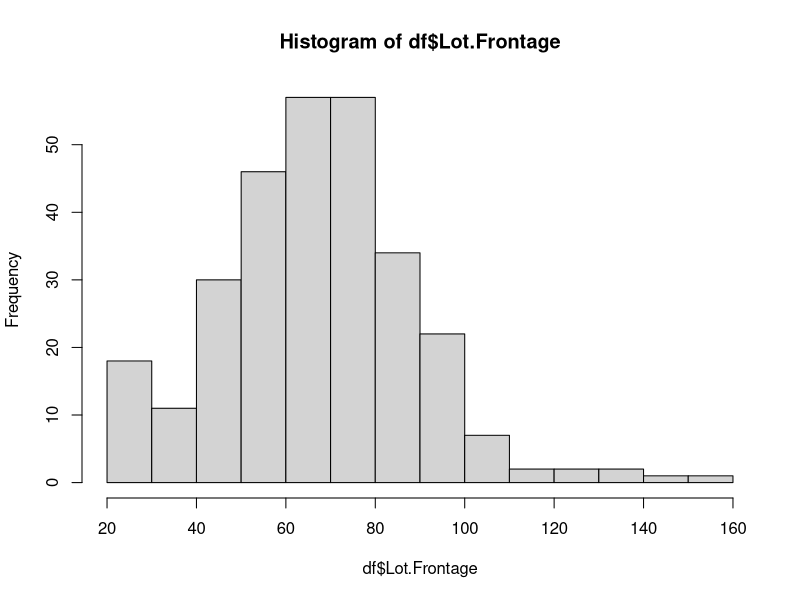
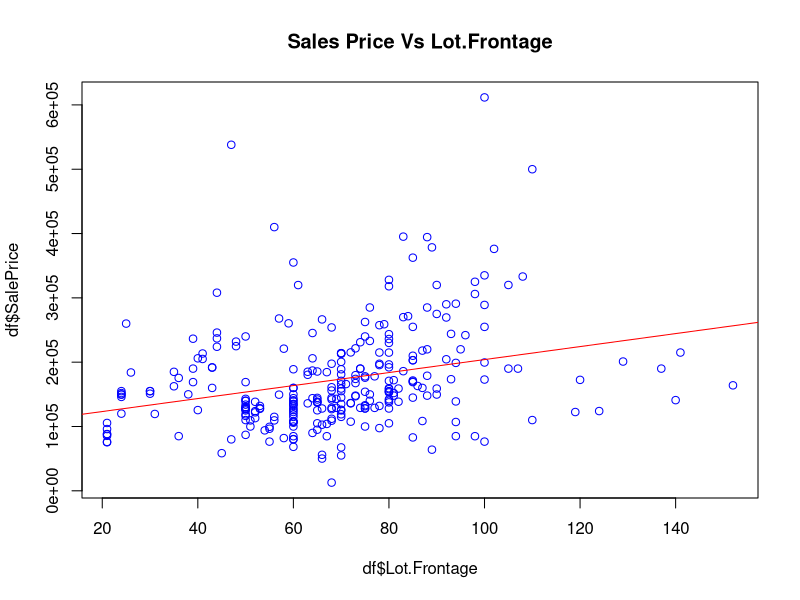
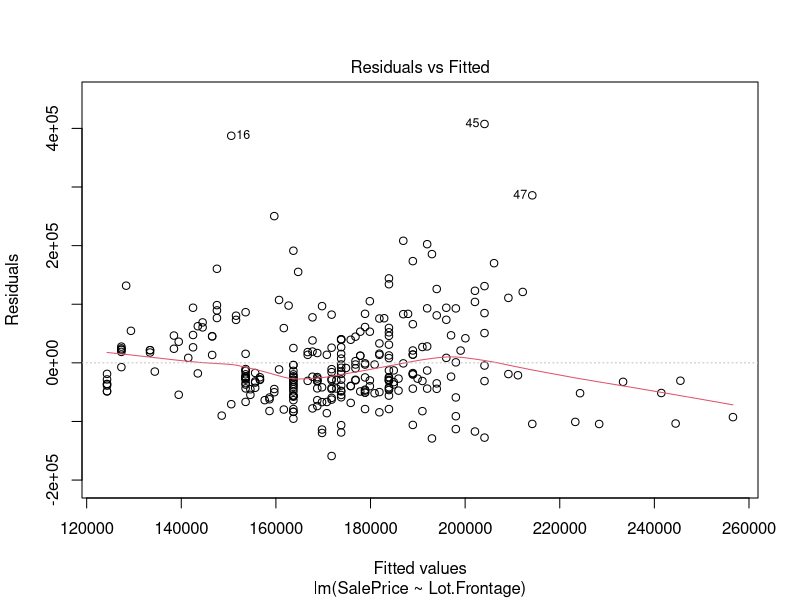
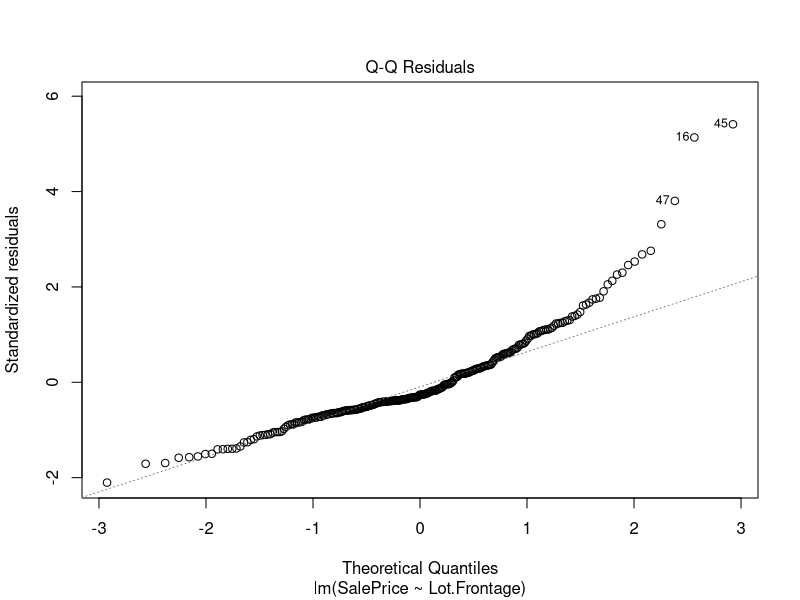
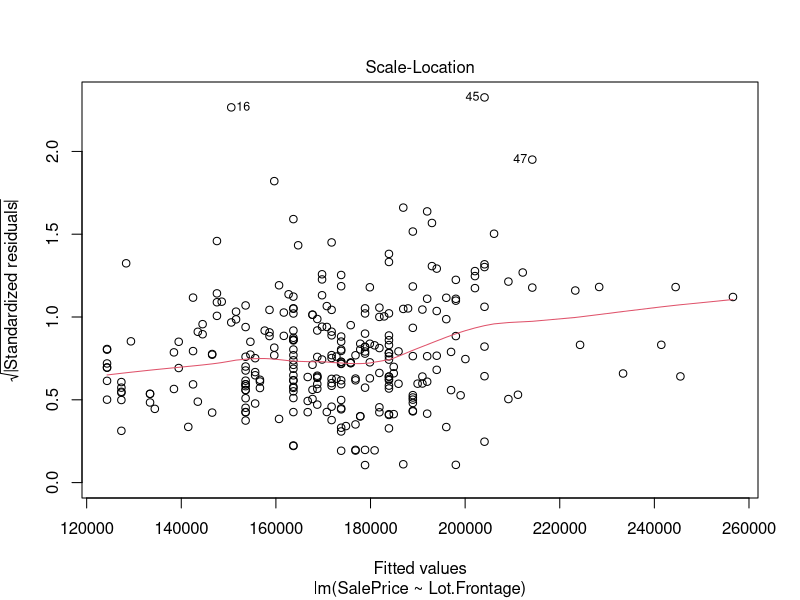
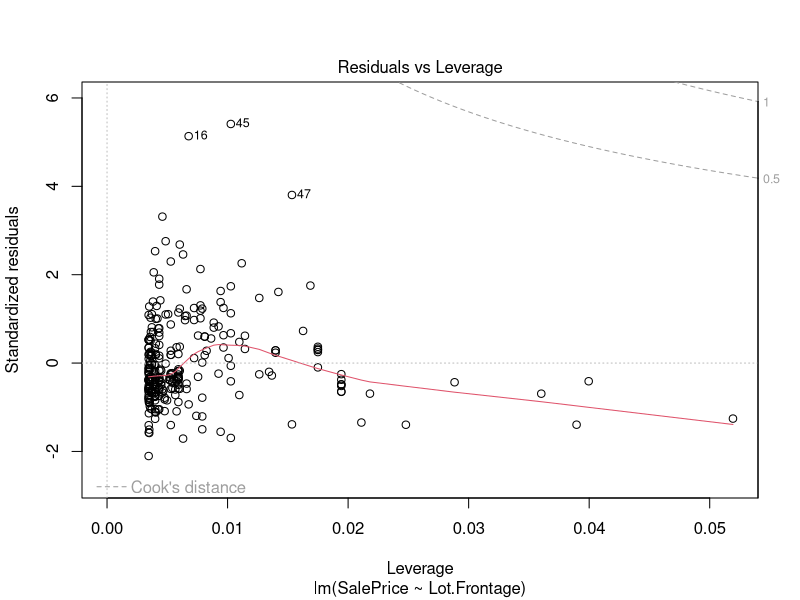
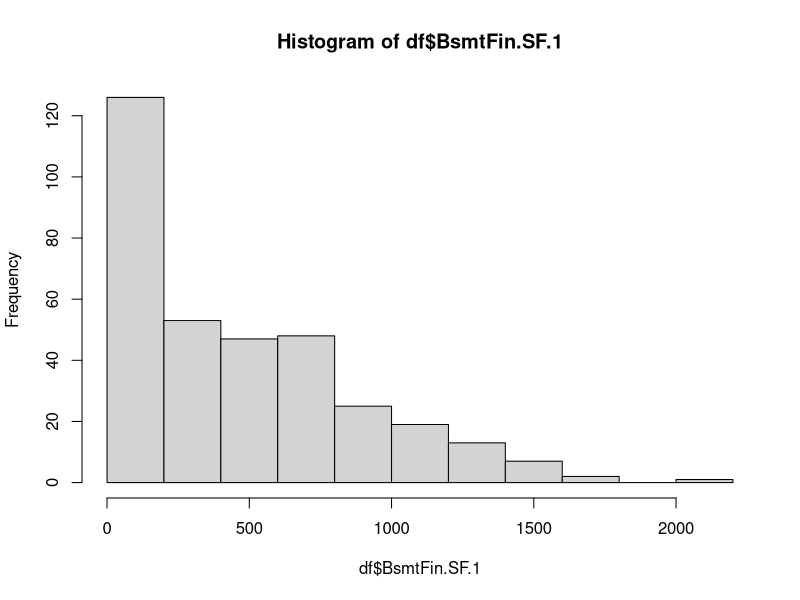
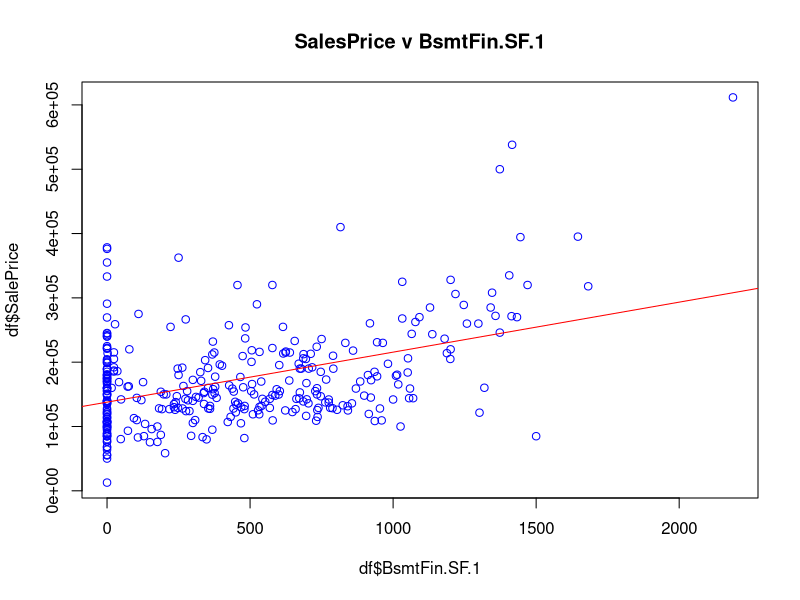

Source code (R) for these figures, in order: (Note: this script raises an error after producing the figures.)
######################################################################
## Overall thoughts from EDA
##  Lot.Frontage may be important, may be same as lot size- didn't
##  review that variable here.  Basements seem to matter.  Maybe 
##  create an interaction term based on type...do we want to include
##  multiple basement types and multiple interactions for this?
##  Squarefootage seems to matter, do we have total vs upstairs/downstiars?
##  Pools and fences probably aren't important, we can expand upon this
##  if necessary, but doesn't seem worth going much further with these.
##
######################################################################




## Variables reviewed
## Lot Frontage, BsmtFinSF1, BsmtFinSF2, BSMT Unf SF, Total Bsmt SF
## 1st Flr SF, 2nd Flr SF, Low Qual Fin SF, Pool Area, House Style
## Roof Style, Roof Matl, Paved Drive, Pool QC, Fence

## Load libraries
library(car)
library(lmtest)
library(sandwich)

## Set WD
getwd()
setwd("Dropbox/Berkeley/W271/Lab3/W271_Project-master/")

df <- read.csv("AmesHousing_data_2010.csv")

############################################################
#Variable Analysis
###########################################################

## Lot.Frontage
## Linear feet of street connected to property

typeof(df$Lot.Frontage)
length(df$Lot.Frontage)
## No missing values

table(df$Lot.Frontage)
hist(df$Lot.Frontage)
## Not terribly skewed- slight R tail, could transform, 
## but probably not necessary
summary(df$Lot.Frontage)
## odd that NA comes up with 51 here, but NA values not in table.  
##Mean 68.79, median 70.  Range 21-152
sum(is.na(df$Lot.Frontage))
## Reviewing data there are NA values, should we use complete cases?
cc<-complete.cases(df)
df2<-df[cc, ]
## There are no complete cases at this point, seems that a lot
## of variables have no values- such as alley.  Can see if complete
## cases of our final variables makes sense to use.

## Plot relationship
plot(df$Lot.Frontage, df$SalePrice, main = "Sales Price Vs Lot.Frontage", col ="blue")
abline(lm(SalePrice~Lot.Frontage, data= df), col = "red")
## Does not seem to be a tight linear fit between the variables

## Simple linear model
ModelFrontage <- lm(SalePrice~Lot.Frontage, data= df)
summary(ModelFrontage)
## Statistically significant relationship
plot(ModelFrontage)
## QQ plot looks good until tail
## Seems like we have heteroskedasticity
coeftest(ModelFrontage, vcov= vcovHC)
## Appears significant, T value 4.3876, P 1.610e-05

############################################################

## BsmtFinSF1
## This tells us the SQFT of the basement type1
## Based on description perhaps we should do bsmt type * sqft
## As this variable by itself won't provide much context
typeof(df$BsmtFin.SF.1)
length(df$BsmtFin.SF.1)

hist(df$BsmtFin.SF.1)
## Note the huge number of 0s for basements
table(df$BsmtFin.SF.1)
## 92 properties have no basement, but concerned about values
## even through 104sqft- maybe a 10x10 room is considered a basement
## but what about 49sqft- 7x7, is that a basement?
## 24sqft?  Where is the line, should we even consider this variable?
summary(df$BsmtFin.SF.1)
plot(df$BsmtFin.SF.1, df$SalePrice, col="blue", main = "SalesPrice v BsmtFin.SF.1")
abline(lm(SalePrice~ BsmtFin.SF.1, data= df), col ="red")
## There seems to be some relationship, not tightly fitted
## I don't think it makes sense at this time to do an analysis
## of this as a linear model until we decide if we want to explore
## basements at all due to the limited number of responses, then
## we should create an interaction term with sqft of types

#############################################################

## BsmtFinSF2
## Similar to the variable above, this is the sqft for the
## second type of basement.  Example- if a home has a half
## finished and half unfinished basement, this will give the
## sqft of the second type of basement
typeof(df$BsmtFin.SF.2)
length(df$BsmtFin.SF.2)
table(df$BsmtFin.SF.2)
## We see the same issue here with the size
## Maybe the small sizes make sense if one room unfinished
## or a small area where water heater/furnace located unfinished?

hist(df$BsmtFin.SF.2)
## The vast majority of houses don't have two different
## types of basements in the same home

## Considering the size issues in BsmtFin.SF.1, are there any
## basements where basement 1 is smaller than basement2?
sum(df$BsmtFin.SF.2> df$BsmtFin.SF.1)
## we have 23 basements where the second type is larger than the 
## first.  lets explore total bsmt size for these
df3<-df$Total.Bsmt.SF[df$BsmtFin.SF.2> df$BsmtFin.SF.1]
table(df3)
## all of these sizes make sense, so maybe we don't have an issues
table(df$Total.Bsmt.SF)
## Looking at total, the smallest bsmt is 346 sqft, so it is
## more of a classification issue than a problem in the data

## Overall recommendation, consider interaction terms if we 
## want to consider effect of a basement

############################################################

## BSMT Unf SF
## Total unfinished sqft of basement
typeof(df$Bsmt.Unf.SF)
length(df$Bsmt.Unf.SF)
table(df$Bsmt.Unf.SF)
## only 28 homes with 0sqft of unfinished basement, some are
## very small, but could be for utility room
hist(df$Bsmt.Unf.SF)
## Expectedly we have a right skew to this variable, 
hist(log10(df$Bsmt.Unf.SF))
## Log gets us closer to a nml distribution if we want to use this variable

plot(df$Bsmt.Unf.SF, df$SalePrice, main = "SalePrice vs Bsmt.Unf.SF", col = "blue")
abline(lm(SalePrice~ Bsmt.Unf.SF, data= df), col ="red")
## Appears to be a slightly positive relationship

plot(log(df$Bsmt.Unf.SF), df$SalePrice, main = "SalePrice vs Bsmt.Unf.SF", col = "blue")
## seems like less of a relationship based on the plot

############################################################

## Total Bsmt SF
## Total sqft of basement
typeof(df$Total.Bsmt.SF)
length(df$Total.Bsmt.SF)
table(df$Total.Bsmt.SF)
## only 7 homes have no basement, sizes here make sense
hist(df$Total.Bsmt.SF)
## Have a slight R skew, imagine this distribution closely resembles
## total home sqft histogram
hist(log(df$Total.Bsmt.SF))
## log transformation makes this much more normal
summary(df$Total.Bsmt.SF)

plot(df$Total.Bsmt.SF, df$SalePrice, main = "SalePrice vs Total.Bsmt.SF", col = "blue")
abline(lm(SalePrice~ Total.Bsmt.SF, data = df), col = "red")
## Seems to be a good linear relationship

plot(log(df$Total.Bsmt.SF), df$SalePrice, main = "SalePrice vs Total.Bsmt.SF", col = "blue")

ModelTotBsmtSF <- lm(SalePrice ~ Total.Bsmt.SF, data =df)
coeftest(ModelTotBsmtSF, vcov= vcovHC)
## statistically significant by self
plot(ModelTotBsmtSF)
## some issues with the residuals v fitted at the extremes, but not a lot
## of values, looks good for majority of values
## QQ plot looks good, a little skew at the high end
## Scale location also good in middle, but heteroskedastic at extremes
## A couple values close to .5 Cook's distance, but none reach it

## Seems that bsmt sqft should be included.  Possbily basement type if interaction terms
## give good information

############################################################

## 1st Flr SF
## Note that R puts an X infront of numbers that start column names in DF
## self explanatory variable
typeof(df$X1st.Flr.SF)
length(df$X1st.Flr.SF)
table(df$X1st.Flr.SF)
## smallest home has 372 sqft on first floor, this is small, but could make sense
hist(df$X1st.Flr.SF)
## appears to be close to normally distributed, slight skew R
summary(df$X1st.Flr.SF)

plot(df$X1st.Flr.SF, df$SalePrice, main="SalePrice vs 1st.Flr.SF", col="blue")
abline(lm(SalePrice ~ X1st.Flr.SF, data= df), col="red")
## Appears to be a strong linear relationship, which makes sense intuitively

Model1stFlrSqft <- lm(SalePrice ~ X1st.Flr.SF, data= df)
coeftest(Model1stFlrSqft, vcov = vcovHC)
## T 9.59 and P > 2e-16
plot(Model1stFlrSqft)
## some heteroskedasticity in residuals v fitted
## QQ plot good, some variance at extremes
## How do we interpret the scale location?
## Residual v leverage okay, #45 still close to Cook's distance
## I'd imagine that this somewhat matters, but this is will closely correlated
## with total sqft

############################################################

## 2nd Flr SF
typeof(df$X2nd.Flr.SF)
length(df$X2nd.Flr.SF)
table(df$X2nd.Flr.SF)
## 195 homes without a second floor.  Also, many have small second floor
hist(df$X2nd.Flr.SF)
## appears to be a somewhat normal distribution, if you remove the 0s
hist(df$X2nd.Flr.SF[df$X2nd.Flr.SF>0])
summary(df$X2nd.Flr.SF)
## mean 320, but median 0
summary(df$X2nd.Flr.SF[df$X2nd.Flr.SF>0])
## Mean and median close for homes with a second floor, which is consistent
## with thoughts of being close to normal
plot(df$X2nd.Flr.SF, df$SalePrice, main="SalePrice vs 2nd.Flr.SF", col="blue")
abline(lm(SalePrice~X2nd.Flr.SF, data=df), col = "red")

plot(df$X2nd.Flr.SF[df$X2nd.Flr.SF>0], df$SalePrice[df$X2nd.Flr.SF>0], main="SalePrice vs 2nd.Flr.SF", col="blue")
abline(lm(SalePrice[df$X2nd.Flr.SF>0]~X2nd.Flr.SF[df$X2nd.Flr.SF>0], data=df), col = "red")
## By removing the 0s, we see a somewhat linear relationship

Model2ndFlrSqft <- lm(SalePrice~X2nd.Flr.SF, data=df)
coeftest(Model2ndFlrSqft, vcov= vcovHC)
## statistically significant at .01
plot(Model2ndFlrSqft)
## some issues in residuals v fitted
## qq good between -1 and 1, then skews
## scale location also issue w heteroskedasticity

############################################################

## Low Qual Fin SF
## Total of low quality finish for all floors
typeof(df$Low.Qual.Fin.SF)
length(df$Low.Qual.Fin.SF)
table(df$Low.Qual.Fin.SF)
hist(df$Low.Qual.Fin.SF)
## There are only two non-zero values.  No need to go further here.



############################################################

## Pool Area
## Pool area in sqft, unclear if that means area around pool or just pool itself
## Don't think that really matters for our purposes
typeof(df$Pool.Area)
length(df$Pool.Area)
table(df$Pool.Area)
hist(df$Pool.Area)
## None of these homes have pool areas, nothing to do here.


############################################################

## House Style
## 1Story	One story
## 1.5Fin	One and one-half story: 2nd level finished
## 1.5Unf	One and one-half story: 2nd level unfinished
## 2Story	Two story
## 2.5Fin	Two and one-half story: 2nd level finished
## 2.5Unf	Two and one-half story: 2nd level unfinished
## SFoyer	Split Foyer
## SLvl	Split Level
typeof(df$House.Style)
## weird that integer
length(df$House.Style)
table(df$House.Style)
## house types
table(df$House.Style)

plot(df$House.Style, df$SalePrice, main = "SalePrice v House Style")
levels(df$House.Style)
x1<- mean(df$SalePrice[df$House.Style=="1.5Fin"])
y1<-sd(df$SalePrice[df$House.Style=="1.5Fin"])

x2<-mean(df$SalePrice[df$House.Style=="1Story"])
y2<-sd(df$SalePrice[df$House.Style=="1Story"])

x3<-mean(df$SalePrice[df$House.Style=="2.5Unf"])
y3<-sd(df$SalePrice[df$House.Style=="2.5Unf"])

x4<-mean(df$SalePrice[df$House.Style=="2Story"])
y4<-sd(df$SalePrice[df$House.Style=="2Story"])

x5<-mean(df$SalePrice[df$House.Style=="SFoyer"])
y5<-sd(df$SalePrice[df$House.Style=="SFoyer"])

x6<-mean(df$SalePrice[df$House.Style=="SLvl"])
y6<-sd(df$SalePrice[df$House.Style=="SLvl"])

xMeans <-c(x1, x2, x3, x4, x5, x6)
yStdDev <- c(y1, y2, y3, y4, y5, y6)
housetypes <- c("1.5Fin", "1Story", "2.5Unf", "2Story", "SFoyer", "SLvl")
cbind(housetypes, xMeans,yStdDev)

############################################################

## Roof Style
## Flat	Flat
## Gable	Gable
## Gambrel	Gabrel (Barn)
## Hip	Hip
## Mansard	Mansard
## Shed	Shed
typeof(df$Roof.Style)
length(df$Roof.Style)
table(df$Roof.Style)

plot(df$Roof.Style, df$SalePrice, main= "SalePrice v Roof.Style")
## note vast majority are Gable roofs, probably have issues with low 
## number of shed, Mansard, Gambrel, and Flat roofs

levels(df$Roof.Style)
xx1<- mean(df$SalePrice[df$Roof.Style=="Flat"])
yy1<-sd(df$SalePrice[df$Roof.Style=="Flat"])

xx2<-mean(df$SalePrice[df$Roof.Style=="Gable"])
yy2<-sd(df$SalePrice[df$Roof.Style=="Gable"])

xx3<-mean(df$SalePrice[df$Roof.Style=="Gambrel"])
yy3<-sd(df$SalePrice[df$Roof.Style=="Gambrel"])

xx4<-mean(df$SalePrice[df$Roof.Style=="Hip"])
yy4<-sd(df$SalePrice[df$Roof.Style=="Hip"])

xx5<-mean(df$SalePrice[df$Roof.Style=="Mansard"])
yy5<-sd(df$SalePrice[df$Roof.Style=="Mansard"])

xx6<-mean(df$SalePrice[df$Roof.Style=="Shed"])
yy6<-sd(df$SalePrice[df$Roof.Style=="Shed"])

xxMeans <-c(xx1, xx2, xx3, xx4, xx5, xx6)
yyStdDev <- c(yy1, yy2, yy3, yy4, yy5, yy6)
housetypes <- c("Flat", "Gable", "Gambrel", "Hip", "Mansard", "Shed")
cbind(housetypes, xxMeans,yyStdDev)

## Mean is about the same, some high values with Hip roof, but
## probably nothing statistically significant just on roof, low number
## of observations for most values.



############################################################

## Roof Matl
#ClyTile	Clay or Tile
#CompShg	Standard (Composite) Shingle
#Membran	Membrane
#Metal	Metal
#Roll	Roll
#Tar&Grv	Gravel & Tar
#WdShake	Wood Shakes
#WdShngl	Wood Shingles
typeof(df$Roof.Matl)
length(df$Roof.Matl)
table(df$Roof.Matl)
## They are almost all CompShg, no need to go further since no variation

############################################################

## Paved Drive
## Y	Paved 
## P	Partial Pavement
## N	Dirt/Gravel
typeof(df$Paved.Drive)
length(df$Paved.Drive)
table(df$Paved.Drive)

plot(df$Paved.Drive, df$SalePrice, main = "SalePrice vs Paved.Drive")
## Not too surprising, the mean increases with a paved drive.

ModelPavedDrive<- lm(SalePrice~ Paved.Drive, data= df)
plot(ModelPavedDrive)
## Not really sure how to interpret these, suggestions?

############################################################

## Pool QC
typeof()
length()
table(df$Pool.QC)
sum(is.na(df$Pool.QC))
## no data


############################################################

## Fence
## GdPrv	Good Privacy
## MnPrv	Minimum Privacy
## GdWo	Good Wood
## MnWw	Minimum Wood/Wire
## NA	No Fence
typeof(df$Fence)
length(df$Fence)
table(df$Fence)
levels(df$Fence)
sum(is.na(df$Fence))

plot(df$Fence, df$SalePrice, "SalePrice vs Fence Type", col="Blue")
##I don't think we have enough data to make this meaningful
